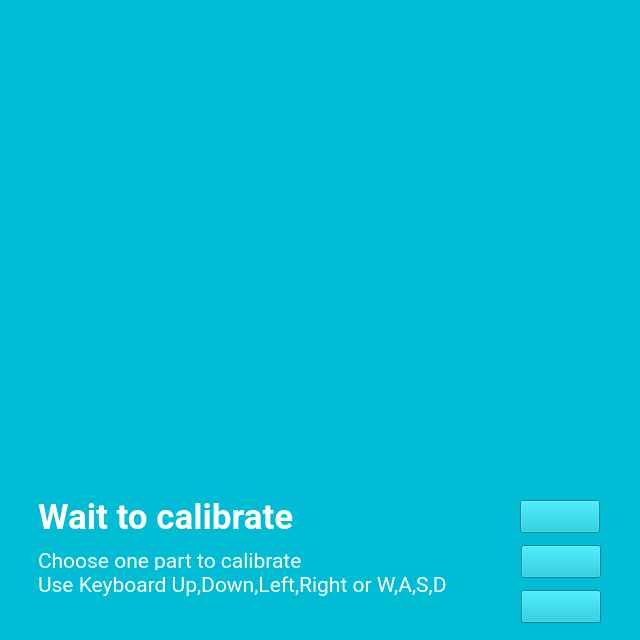
<?xml version="1.0" encoding="UTF-8"?>
<ui version="4.0">
 <class>calibrate_screen</class>
 <widget class="QWidget" name="calibrate_screen">
  <property name="geometry">
   <rect>
    <x>0</x>
    <y>0</y>
    <width>640</width>
    <height>640</height>
   </rect>
  </property>
  <property name="sizePolicy">
   <sizepolicy hsizetype="Fixed" vsizetype="Fixed">
    <horstretch>0</horstretch>
    <verstretch>0</verstretch>
   </sizepolicy>
  </property>
  <property name="minimumSize">
   <size>
    <width>640</width>
    <height>640</height>
   </size>
  </property>
  <property name="maximumSize">
   <size>
    <width>640</width>
    <height>640</height>
   </size>
  </property>
  <property name="windowTitle">
   <string>calibrate_screen</string>
  </property>
  <property name="styleSheet">
   <string notr="true">background-color: rgb(00, 188, 212);</string>
  </property>
  <widget class="QLabel" name="label_pic">
   <property name="geometry">
    <rect>
     <x>0</x>
     <y>0</y>
     <width>640</width>
     <height>480</height>
    </rect>
   </property>
   <property name="sizePolicy">
    <sizepolicy hsizetype="Fixed" vsizetype="Fixed">
     <horstretch>0</horstretch>
     <verstretch>0</verstretch>
    </sizepolicy>
   </property>
   <property name="minimumSize">
    <size>
     <width>640</width>
     <height>480</height>
    </size>
   </property>
   <property name="maximumSize">
    <size>
     <width>640</width>
     <height>480</height>
    </size>
   </property>
   <property name="text">
    <string/>
   </property>
  </widget>
  <widget class="QLabel" name="label_Cali_Info">
   <property name="geometry">
    <rect>
     <x>38</x>
     <y>495</y>
     <width>482</width>
     <height>43</height>
    </rect>
   </property>
   <property name="font">
    <font>
     <family>Roboto</family>
     <pointsize>26</pointsize>
     <weight>75</weight>
     <bold>true</bold>
    </font>
   </property>
   <property name="styleSheet">
    <string notr="true">color: rgb(255, 255, 255);</string>
   </property>
   <property name="text">
    <string>Wait to calibrate</string>
   </property>
  </widget>
  <widget class="QLabel" name="label_Info_1">
   <property name="geometry">
    <rect>
     <x>38</x>
     <y>540</y>
     <width>480</width>
     <height>41</height>
    </rect>
   </property>
   <property name="font">
    <font>
     <family>Roboto</family>
     <pointsize>16</pointsize>
    </font>
   </property>
   <property name="styleSheet">
    <string notr="true">color: rgb(255, 255, 255);</string>
   </property>
   <property name="text">
    <string>Choose one part to calibrate</string>
   </property>
  </widget>
  <widget class="QPushButton" name="btn_ok">
   <property name="geometry">
    <rect>
     <x>521</x>
     <y>545</y>
     <width>80</width>
     <height>33</height>
    </rect>
   </property>
   <property name="sizePolicy">
    <sizepolicy hsizetype="Fixed" vsizetype="Fixed">
     <horstretch>0</horstretch>
     <verstretch>0</verstretch>
    </sizepolicy>
   </property>
   <property name="minimumSize">
    <size>
     <width>80</width>
     <height>33</height>
    </size>
   </property>
   <property name="maximumSize">
    <size>
     <width>80</width>
     <height>33</height>
    </size>
   </property>
   <property name="focusPolicy">
    <enum>Qt::NoFocus</enum>
   </property>
   <property name="text">
    <string/>
   </property>
   <property name="shortcut">
    <string>Alt+O</string>
   </property>
  </widget>
  <widget class="QPushButton" name="btn_cancle">
   <property name="geometry">
    <rect>
     <x>521</x>
     <y>590</y>
     <width>80</width>
     <height>33</height>
    </rect>
   </property>
   <property name="sizePolicy">
    <sizepolicy hsizetype="Fixed" vsizetype="Fixed">
     <horstretch>0</horstretch>
     <verstretch>0</verstretch>
    </sizepolicy>
   </property>
   <property name="minimumSize">
    <size>
     <width>80</width>
     <height>33</height>
    </size>
   </property>
   <property name="maximumSize">
    <size>
     <width>80</width>
     <height>33</height>
    </size>
   </property>
   <property name="focusPolicy">
    <enum>Qt::NoFocus</enum>
   </property>
   <property name="text">
    <string/>
   </property>
   <property name="shortcut">
    <string>Alt+C</string>
   </property>
  </widget>
  <widget class="QLabel" name="label_Info_2">
   <property name="geometry">
    <rect>
     <x>38</x>
     <y>570</y>
     <width>481</width>
     <height>29</height>
    </rect>
   </property>
   <property name="font">
    <font>
     <family>Roboto</family>
     <pointsize>16</pointsize>
    </font>
   </property>
   <property name="styleSheet">
    <string notr="true">color: rgb(255, 255, 255);</string>
   </property>
   <property name="text">
    <string>Use Keyboard Up,Down,Left,Right or W,A,S,D</string>
   </property>
  </widget>
  <widget class="QPushButton" name="btn_test">
   <property name="geometry">
    <rect>
     <x>520</x>
     <y>500</y>
     <width>80</width>
     <height>33</height>
    </rect>
   </property>
   <property name="sizePolicy">
    <sizepolicy hsizetype="Fixed" vsizetype="Fixed">
     <horstretch>0</horstretch>
     <verstretch>0</verstretch>
    </sizepolicy>
   </property>
   <property name="minimumSize">
    <size>
     <width>80</width>
     <height>33</height>
    </size>
   </property>
   <property name="maximumSize">
    <size>
     <width>80</width>
     <height>33</height>
    </size>
   </property>
   <property name="focusPolicy">
    <enum>Qt::NoFocus</enum>
   </property>
   <property name="text">
    <string/>
   </property>
   <property name="shortcut">
    <string>Alt+T</string>
   </property>
  </widget>
  <zorder>btn_ok</zorder>
  <zorder>btn_cancle</zorder>
  <zorder>label_Info_1</zorder>
  <zorder>label_pic</zorder>
  <zorder>label_Cali_Info</zorder>
  <zorder>label_Info_2</zorder>
  <zorder>btn_test</zorder>
 </widget>
 <resources/>
 <connections/>
</ui>
